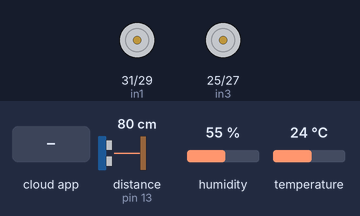
A sketch run on a simulated Arduino Mega 2560, built with avr-gcc and run on an emulated ATmega2560. Parts: motor-driver pin pairs drawn as motors (green arrow = first pin HIGH = forward, orange = second pin HIGH = backward, longer = more drive, scaled by the enable pin). Inputs (shaded band) come from the test bench; at power-on: distance to the obstacle (sensor on pin 13) 80 cm, humidity 55 %, temperature 24 °C. The echo pulse lasts 58.3 µs per cm; the ROS host is connected and sends only what is stated.

Above: at 1.2 s.
1.3 s: the phone or cloud app sets linear.x to -100
At 2.5 s:
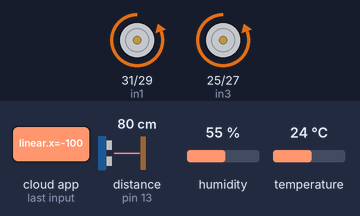
2.8 s: the phone or cloud app sets linear.x to 0
At 3.7 s:
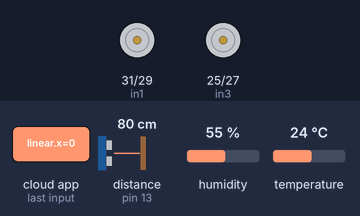
4.3 s: the phone or cloud app sets angular.z to -100
At 5.5 s:
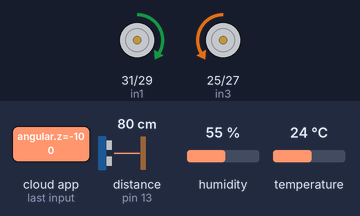
5.8 s: the phone or cloud app sets angular.z to 0
At 7.0 s:
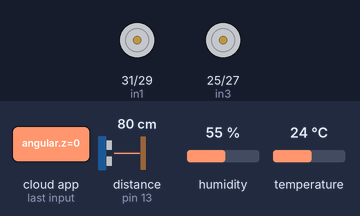
7.3 s: the phone or cloud app sets linear.x to 100
At 7.9 s:
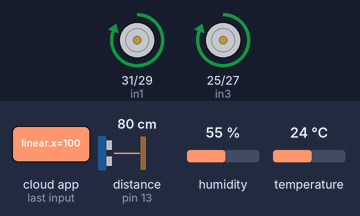
8.8 s: the phone or cloud app sets linear.x to -100
At 10.1 s:
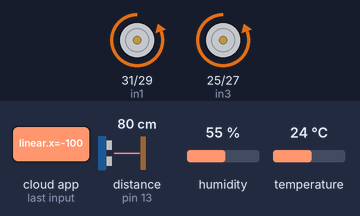
Timing chart, 0 to 11.3 s (numbered marks = the images above; inputs shaded):
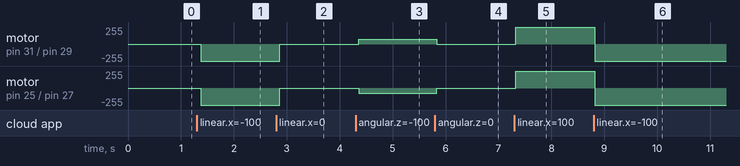

Measured:
- after the input at 1.3 s, motor on pin 31 (in1) / pin 29 (in2), motor on pin 25 (in3) / pin 27 (in4): stopped → backward 255/255 after 0.07 s
- after the input at 2.8 s, motor on pin 31 (in1) / pin 29 (in2), motor on pin 25 (in3) / pin 27 (in4): backward 255/255 → stopped after 0.07 s
- after the input at 4.3 s, motor on pin 31 (in1) / pin 29 (in2): stopped → forward 75/255 after 0.06 s; motor on pin 25 (in3) / pin 27 (in4): stopped → backward 75/255 after 0.06 s
- after the input at 5.8 s, motor on pin 31 (in1) / pin 29 (in2): forward 75/255 → stopped at once; motor on pin 25 (in3) / pin 27 (in4): backward 75/255 → stopped at once
- after the input at 7.3 s, motor on pin 31 (in1) / pin 29 (in2), motor on pin 25 (in3) / pin 27 (in4): stopped → forward 255/255 at once
- after the input at 8.8 s, motor on pin 31 (in1) / pin 29 (in2), motor on pin 25 (in3) / pin 27 (in4): forward 255/255 → backward 255/255 at once

The sketch:

raptor-lilbot-ros.ino
```cpp
#include <Arduino.h>
#include <SPI.h>
#include <nRF24L01.h>
#include <RF24.h>
#include <printf.h>
#include <NewPing.h>
#include <ros.h>
#include <std_msgs/String.h>
#include <std_msgs/Int16.h>
#include <geometry_msgs/Twist.h>
#include <ros/time.h>
#include <DHT.h>

ros::NodeHandle  nh;

#define DHTPIN 11
#define DHTTYPE DHT11

DHT dht(DHTPIN, DHTTYPE);

float hum;
float temp;
float soundsp;
float soundcm;

#define TRIGGER_PIN 12
#define ECHO_PIN 13
#define MAX_DISTANCE 400

NewPing sonar(TRIGGER_PIN, ECHO_PIN, MAX_DISTANCE);

float duration;
float distance;
int iterations = 5;

//#define enA 8 // Right motor
//#define in2 27
//#define in1 25
//#define hs1A 5 // hall sensors
//#define hs1B 4

//#define enB 9 // Left motor
//#define in4 29
//#define in3 31
//#define hs2A 3 // hall sensors
//#define hs2B 2

#define enA 9 // Right motor
#define in2 29
#define in1 31
#define hs1A 3 // hall sensors
#define hs1B 2

#define enB 8 // Left motor
#define in4 27
#define in3 25
#define hs2A 5 // hall sensors
#define hs2B 4

RF24 radio(10, 53);   // nRF24L01 (CE, CSN)
const byte address[6] = "00001";

unsigned long lastReceiveTime = 0;
unsigned long currentTime = 0;

// Max size of this struct is 32 bytes - NRF24L01 buffer limit
struct Data_Package {
  int j1PotX;
  int j1PotY;
  int j1Button;
};

Data_Package data; //Create a variable with the above structure

float wheel1;
float wheel2;

float wheel1a;
float wheel2a;

float demandx;
float demandz;

float speed_act_left; // actual left wheel speed in m/s
float speed_act_right; // actual right wheel speed in m/s

unsigned long currentMillis;
unsigned long previousMillis;
int loopTime = 10;

// ** ROS callback & subscriber **

void velCallback(  const geometry_msgs::Twist& vel)
{
     demandx = vel.linear.x;
     demandz = vel.angular.z;

     demandx = constrain(demandx,-1,1);     // try to keep it under control
     demandz = constrain(demandz,-1,1);

     demandx = demandx * 350;
     demandz = demandz * 75;
}

std_msgs::Int16 str_msg;
ros::Subscriber<geometry_msgs::Twist> sub("cmd_vel" , velCallback);     //create a subscriber for ROS cmd_vel topic
ros::Publisher obstruction("obstruction", &str_msg);

void setup() {
//  Serial.begin(9600);
//  printf_begin();
//  Serial.println("RaptorBot");ll
  dht.begin();
//  radio.begin();
//  radio.openReadingPipe(0, address);
//  radio.setDataRate(RF24_250KBPS);
//  radio.setPALevel(RF24_PA_LOW);
//  radio.setChannel(124);
//  radio.printDetails();
//  radio.startListening(); //  Set the module as receiver
//  resetData();
  pinMode(enA, OUTPUT);
  pinMode(enB, OUTPUT);
  pinMode(in1, OUTPUT);
  pinMode(in2, OUTPUT);
  pinMode(in3, OUTPUT);
  pinMode(in4, OUTPUT);
  pinMode(hs1A, INPUT);
  pinMode(hs1B, INPUT);
  pinMode(hs2A, INPUT);
  pinMode(hs2B, INPUT);
  nh.initNode();              // init ROS
  nh.subscribe(sub);          // subscribe to cmd_vel
  nh.advertise(obstruction);

//  pinMode(4, OUTPUT);     // motor PWM pins
//  pinMode(5, OUTPUT);
//  pinMode(6, OUTPUT);
//  pinMode(7, OUTPUT);
}

void loop() {

  hum = dht.readHumidity();
  temp = dht.readTemperature();

  soundsp = 331.4 + (0.606 * temp) + (0.0124 * hum);
  soundcm = soundsp / 10000;

  duration = sonar.ping_median(iterations);

  distance = (duration / 2) * soundcm;

  nh.spinOnce();        // make sure we listen for ROS messages and activate the callback if there is one

     currentMillis = millis();

     if (currentMillis - previousMillis >= loopTime) {  // start timed loop for everything else
         previousMillis = currentMillis;

        // work out the two values for differential drive of each wheel

        wheel1 = demandx - (demandz);
        wheel2 = demandx + (demandz);

        wheel1 = constrain(wheel1,-255,255);
        wheel2 = constrain(wheel2,-255,255);


        // drive motors


        if (wheel1 > 0) {
          wheel1a = wheel1;
          analogWrite(enA, wheel1a);
          digitalWrite(in2, LOW);
          digitalWrite(in1, HIGH);
        }
        else if (wheel1 < 0) {
          wheel1a = wheel1 * -1;
          analogWrite(enA, wheel1a);
          digitalWrite(in2, HIGH);
          digitalWrite(in1, LOW);
        }
        else {
          wheel1a = 0;
          analogWrite(enA, wheel1a);
        }

        // other motor

        if (wheel2 > 0) {
          wheel2a = wheel2;
          analogWrite(enB, wheel2a);
          digitalWrite(in4, LOW);
          digitalWrite(in3, HIGH);
        }
        else if (wheel2 < 0) {
          wheel2a = wheel2 * -1;
          analogWrite(enB, wheel2a);
          digitalWrite(in4, HIGH);
          digitalWrite(in3, LOW);
        }
        else {
          wheel2a = 0;
          analogWrite(enB, wheel2a);
        }


     } // end of timed loop
   uint16_t obs = (distance);
   str_msg.data = obs;
   obstruction.publish( &str_msg );
}

void resetData() {
  // Reset the values when there is no radio connection - Set initial default values
  data.j1PotX = 515;
  data.j1PotY = 523;
  data.j1Button = 1;
}
```
